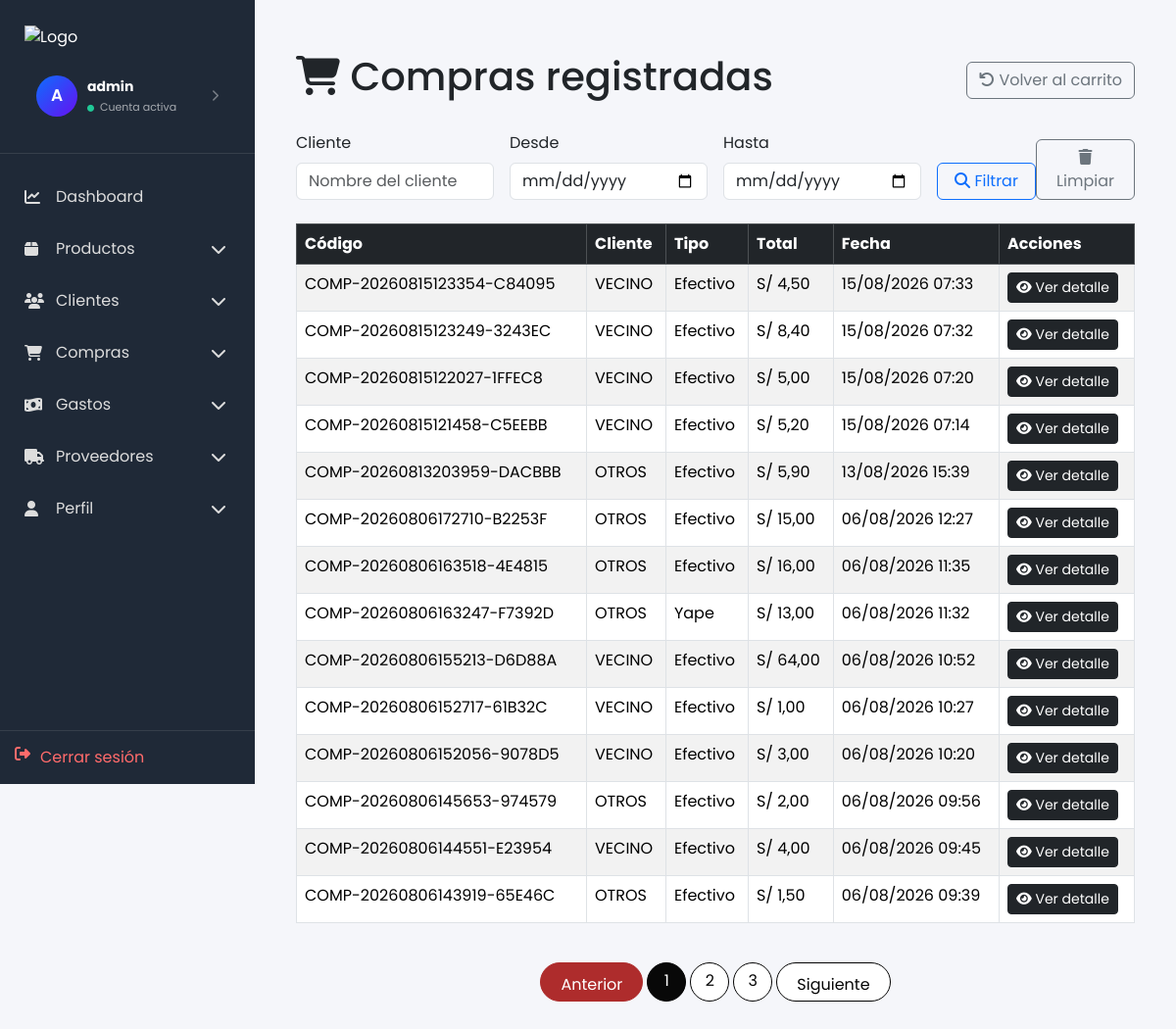
Page /carrito/lista-compras/ (signed in) on the earlier database version.
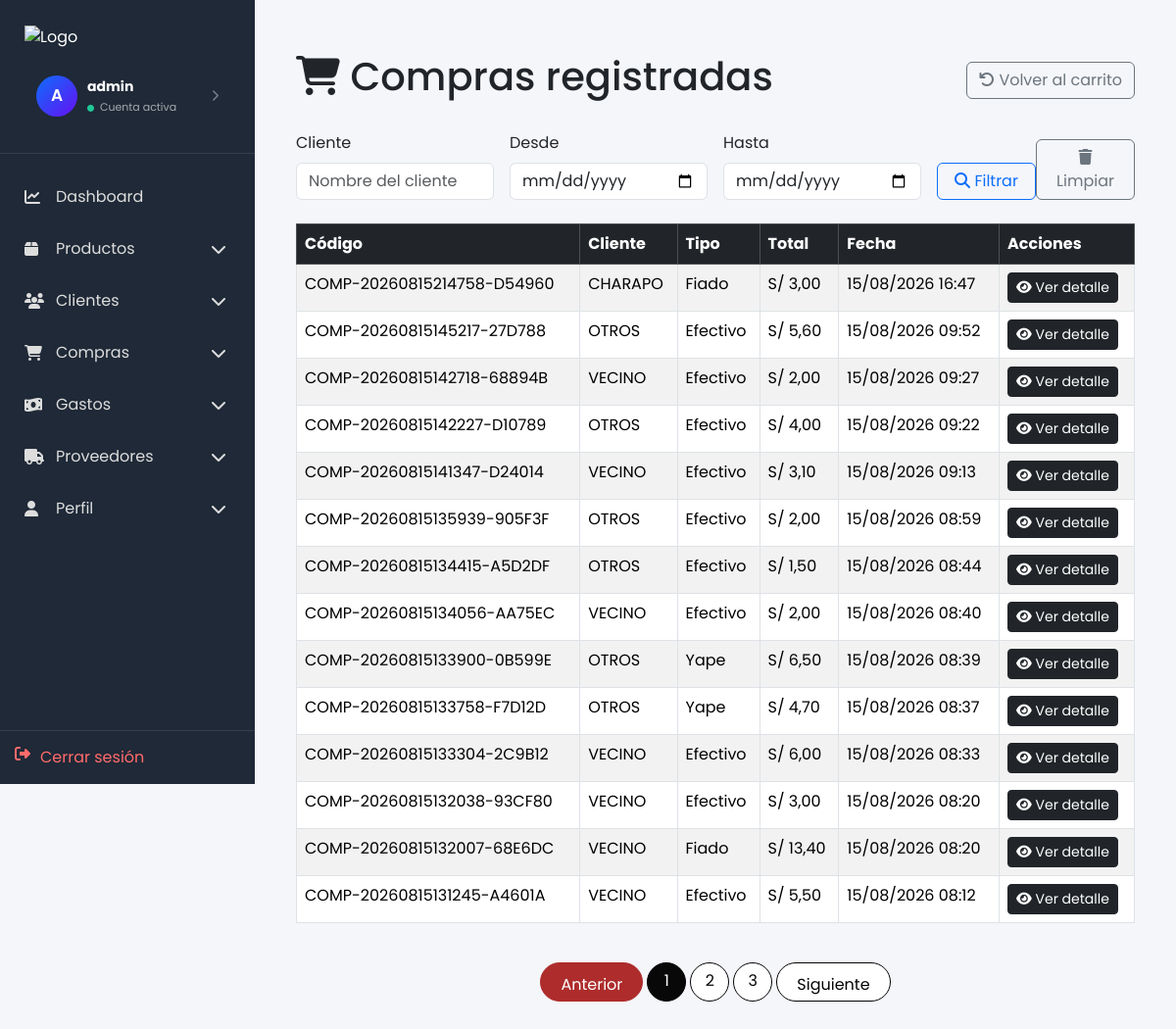
Same page on the later database version.
### carrito/models.py (models this page shows, shortened)
class Compra(models.Model):
    TIPO_COMPRA_CHOICES = [
        ('yape', 'Yape'),
        ('efectivo', 'Efectivo'),
        ('fiado', 'Fiado'),
    ]
    codigo = models.CharField(max_length=50, unique=True)
    user = models.ForeignKey(settings.AUTH_USER_MODEL, on_delete=models.SET_NULL, null=True, blank=True)
    cliente = models.ForeignKey(Cliente, on_delete=models.SET_NULL, null=True, blank=True)
    fecha = models.DateTimeField(auto_now_add=True)
    subtotal = models.DecimalField(max_digits=12, decimal_places=2, default=Decimal('0.00'))
    descuento = models.DecimalField(max_digits=12, decimal_places=2, default=Decimal('0.00'))
    adicional = models.DecimalField(max_digits=12, decimal_places=2, default=Decimal('0.00'))
    total = models.DecimalField(max_digits=12, decimal_places=2, default=Decimal('0.00'))
    tipo_compra = models.CharField(max_length=20, choices=TIPO_COMPRA_CHOICES, default='efectivo')
    estado = models.CharField(max_length=50, default='Registrada')
    descripcion = models.TextField(blank=True)
    dinero_recibido = models.DecimalField(max_digits=12, decimal_places=2, default=Decimal('0.00'))
    vuelto = models.DecimalField(max_digits=12, decimal_places=2, default=Decimal('0.00'))

### clientes/models.py (models this page shows, shortened)
class Cliente(models.Model):
    dni = models.CharField(max_length=8, unique=True, null=True, blank=True)
    nombre = models.CharField(max_length=100)
    email = models.EmailField(unique=True)
    telefono = models.CharField(max_length=20)
    direccion = models.TextField()
    fecha_registro = models.DateTimeField(auto_now_add=True)
    activo = models.BooleanField(default=True)
    class Meta:
        ordering = ['-fecha_registro']
        verbose_name_plural = "Clientes"

### carrito/views.py (the view)
# urls.py: path('lista-compras/', views.lista_compras, name='lista_compras'),
@login_required
def lista_compras(request):
    compras = Compra.objects.select_related('cliente').order_by('-fecha')
    cliente = request.GET.get('cliente')
    fecha_inicio = request.GET.get('fecha_inicio')
    fecha_fin = request.GET.get('fecha_fin')
    if cliente:
        compras = compras.filter(cliente__nombre__icontains=cliente)
    if fecha_inicio:
        compras = compras.filter(fecha__date__gte=fecha_inicio)
    if fecha_fin:
        compras = compras.filter(fecha__date__lte=fecha_fin)
    paginator = Paginator(compras, 14)
    page = request.GET.get('page')
    page_obj = paginator.get_page(page)
    return render(request, 'lista_compras.html', {
        'compras': page_obj,
        'page_obj': page_obj,
        'cliente': cliente,
        'fecha_inicio': fecha_inicio,
        'fecha_fin': fecha_fin,
    })

### carrito/templates/lista_compras.html (shortened to what this page needs)
{% extends 'dashboard_base.html' %}
{% block content %}
<div class="container">
  <br>
  <div class="d-flex justify-content-between align-items-center mb-4">
    <h1><i class="fas fa-shopping-cart"></i> Compras registradas</h1>
    <a href="{% url 'carrito' %}" class="btn btn-outline-secondary"><i class="fas fa-arrow-rotate-left"></i> Volver al carrito</a>
  </div>
  <form method="get" class="row g-3 mb-4">
    <div class="col-md-3">
      <label class="form-label">Cliente</label>
      <input type="text" name="cliente" class="form-control" placeholder="Nombre del cliente">
    </div>
    <div class="col-md-3">
      <label class="form-label">Desde</label>
      <input type="date" name="fecha_inicio" class="form-control" value="{{ fecha_inicio }}">
    </div>
    <div class="col-md-3">
      <label class="form-label">Hasta</label>
      <input type="date" name="fecha_fin" class="form-control" value="{{ fecha_fin }}">
    </div>
    <div class="col-md-3 d-flex align-items-end">
      <div class="col-md-6">
      <button class="btn btn-outline-primary w-100"><i class="fas fa-search"></i> Filtrar
      </button>
      </div>
      <div class="col-md-6">
      <a href="{% url 'lista_compras' %}" class="btn btn-outline-secondary"><i class="fas fa-trash"></i> Limpiar</a>
      </div>
    </div>
  </form>
  {% if compras %}
    <div class="table-responsive">
      <table class="table table-hover table-striped table-bordered">
        <thead class="table-dark">
          <tr>
            <th>Código</th>
            <th>Cliente</th>
            <th>Tipo</th>
            <th>Total</th>
            <th>Fecha</th>
            <th>Acciones</th>
          </tr>
        </thead>
        <tbody>
          {% for compra in compras %}
            <tr>
              <td>{{ compra.codigo }}</td>
              <td>{% if compra.cliente %}{{ compra.cliente.nombre }}{% else %}Sin cliente{% endif %}</td>
              <td>{{ compra.get_tipo_compra_display }}</td>
              <td>S/ {{ compra.total }}</td>
              <td>{{ compra.fecha|date:'d/m/Y H:i' }}</td>
              <td>
                <a href="{% url 'compra_detalle' compra.pk %}" class="btn btn-sm btn-dark"><i class="fas fa-eye"></i> Ver detalle</a>
              </td>
            </tr>
          {% endfor %}
        </tbody>
      </table>
    </div>
  {% else %}
    <div class="alert alert-info">No hay compras registradas aún.</div>
  {% endif %}
</div>
{% if page_obj.paginator.num_pages > 1 %}
<nav aria-label="Paginación" class="mt-4">
  <ul class="pagination justify-content-center">
    {% if page_obj.has_previous %}
      <li class="page-item">
        <a class="page-link" href="?q={{ query }}&tipo={{ tipo }}&page={{ page_obj.previous_page_number }}">Anterior</a>
      </li>
    {% else %}
      <li class="page-item disabled"><span class="page-link">Anterior</span></li>
    {% endif %}
    {% for num in page_obj.paginator.page_range %}
      {% if num == page_obj.number %}
        <li class="page-item active"><span class="page-link">{{ num }}</span></li>
      {% elif num >= page_obj.number|add:'-2' and num <= page_obj.number|add:'2' %}
        <li class="page-item"><a class="page-link" href="?q={{ query }}&tipo={{ tipo }}&page={{ num }}">{{ num }}</a></li>
      {% endif %}
    {% endfor %}
    {% if page_obj.has_next %}
      <li class="page-item">
        <a class="page-link" href="?q={{ query }}&tipo={{ tipo }}&page={{ page_obj.next_page_number }}">Siguiente</a>
      </li>
    {% else %}
      <li class="page-item disabled"><span class="page-link">Siguiente</span></li>
    {% endif %}
  </ul>
</nav>
{% endif %}
{% endblock %}

Differences in the rows shown:
no longer on this page (row unchanged): Compra: codigo "COMP-20260815123354-C84095", cliente.nombre "VECINO", tipo_compra "Efectivo", total "4,50", fecha "15/08/2026 07:33"
no longer on this page (row unchanged): Compra: codigo "COMP-20260815123249-3243EC", cliente.nombre "VECINO", tipo_compra "Efectivo", total "8,40", fecha "15/08/2026 07:32"
no longer on this page (row unchanged): Compra: codigo "COMP-20260815122027-1FFEC8", cliente.nombre "VECINO", tipo_compra "Efectivo", total "5,00", fecha "15/08/2026 07:20"
no longer on this page (row unchanged): Compra: codigo "COMP-20260815121458-C5EEBB", cliente.nombre "VECINO", tipo_compra "Efectivo", total "5,20", fecha "15/08/2026 07:14"
no longer on this page (row unchanged): Compra: codigo "COMP-20260813203959-DACBBB", cliente.nombre "OTROS", tipo_compra "Efectivo", total "5,90", fecha "13/08/2026 15:39"
no longer on this page (row unchanged): Compra: codigo "COMP-20260806172710-B2253F", cliente.nombre "OTROS", tipo_compra "Efectivo", total "15,00", fecha "06/08/2026 12:27"
no longer on this page (row unchanged): Compra: codigo "COMP-20260806163518-4E4815", cliente.nombre "OTROS", tipo_compra "Efectivo", total "16,00", fecha "06/08/2026 11:35"
no longer on this page (row unchanged): Compra: codigo "COMP-20260806163247-F7392D", cliente.nombre "OTROS", tipo_compra "Yape", total "13,00", fecha "06/08/2026 11:32"
no longer on this page (row unchanged): Compra: codigo "COMP-20260806155213-D6D88A", cliente.nombre "VECINO", tipo_compra "Efectivo", total "64,00", fecha "06/08/2026 10:52"
no longer on this page (row unchanged): Compra: codigo "COMP-20260806152717-61B32C", cliente.nombre "VECINO", tipo_compra "Efectivo", total "1,00", fecha "06/08/2026 10:27"
no longer on this page (row unchanged): Compra: codigo "COMP-20260806152056-9078D5", cliente.nombre "VECINO", tipo_compra "Efectivo", total "3,00", fecha "06/08/2026 10:20"
no longer on this page (row unchanged): Compra: codigo "COMP-20260806145653-974579", cliente.nombre "OTROS", tipo_compra "Efectivo", total "2,00", fecha "06/08/2026 09:56"
no longer on this page (row unchanged): Compra: codigo "COMP-20260806144551-E23954", cliente.nombre "VECINO", tipo_compra "Efectivo", total "4,00", fecha "06/08/2026 09:45"
no longer on this page (row unchanged): Compra: codigo "COMP-20260806143919-65E46C", cliente.nombre "OTROS", tipo_compra "Efectivo", total "1,50", fecha "06/08/2026 09:39"
added Compra: codigo "COMP-20260815214758-D54960", cliente.nombre "CHARAPO", tipo_compra "Fiado", total "3,00", fecha "15/08/2026 16:47"
added Compra: codigo "COMP-20260815145217-27D788", cliente.nombre "OTROS", tipo_compra "Efectivo", total "5,60", fecha "15/08/2026 09:52"
added Compra: codigo "COMP-20260815142718-68894B", cliente.nombre "VECINO", tipo_compra "Efectivo", total "2,00", fecha "15/08/2026 09:27"
added Compra: codigo "COMP-20260815142227-D10789", cliente.nombre "OTROS", tipo_compra "Efectivo", total "4,00", fecha "15/08/2026 09:22"
added Compra: codigo "COMP-20260815141347-D24014", cliente.nombre "VECINO", tipo_compra "Efectivo", total "3,10", fecha "15/08/2026 09:13"
added Compra: codigo "COMP-20260815135939-905F3F", cliente.nombre "OTROS", tipo_compra "Efectivo", total "2,00", fecha "15/08/2026 08:59"
added Compra: codigo "COMP-20260815134415-A5D2DF", cliente.nombre "OTROS", tipo_compra "Efectivo", total "1,50", fecha "15/08/2026 08:44"
added Compra: codigo "COMP-20260815134056-AA75EC", cliente.nombre "VECINO", tipo_compra "Efectivo", total "2,00", fecha "15/08/2026 08:40"
added Compra: codigo "COMP-20260815133900-0B599E", cliente.nombre "OTROS", tipo_compra "Yape", total "6,50", fecha "15/08/2026 08:39"
added Compra: codigo "COMP-20260815133758-F7D12D", cliente.nombre "OTROS", tipo_compra "Yape", total "4,70", fecha "15/08/2026 08:37"
added Compra: codigo "COMP-20260815133304-2C9B12", cliente.nombre "VECINO", tipo_compra "Efectivo", total "6,00", fecha "15/08/2026 08:33"
added Compra: codigo "COMP-20260815132038-93CF80", cliente.nombre "VECINO", tipo_compra "Efectivo", total "3,00", fecha "15/08/2026 08:20"
added Compra: codigo "COMP-20260815132007-68E6DC", cliente.nombre "VECINO", tipo_compra "Fiado", total "13,40", fecha "15/08/2026 08:20"
added Compra: codigo "COMP-20260815131245-A4601A", cliente.nombre "VECINO", tipo_compra "Efectivo", total "5,50", fecha "15/08/2026 08:12"
